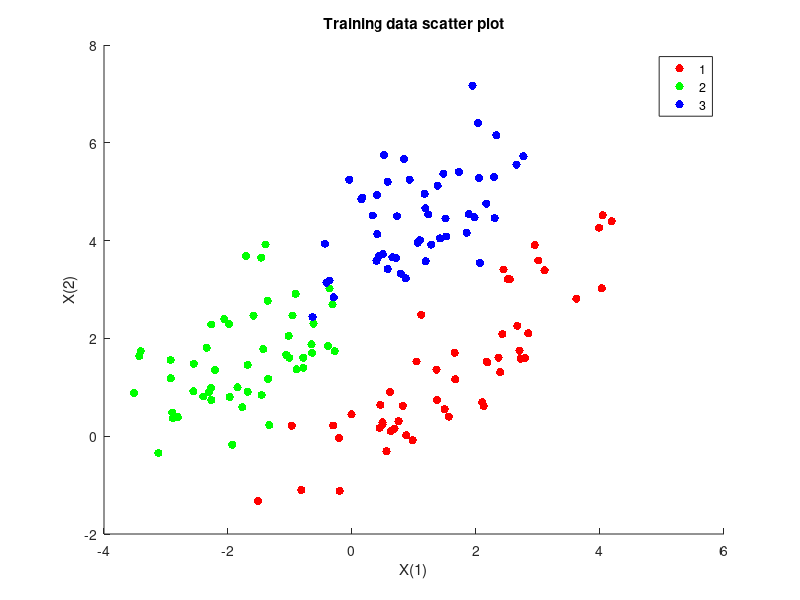
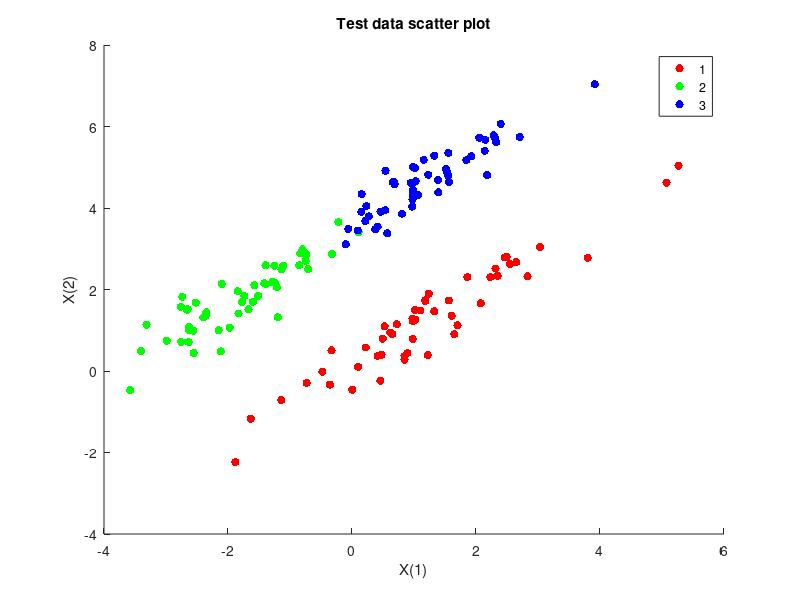

Here is the MATLAB script that generated these plots, in order:
% Lab 4 - AA - Naive Bayes Classifiers

% 2. A simple example
close all;
clear;
load data1.mat

gscatter(xtrain(1,:), xtrain(2,:), ytrain, 'rgb', '...', 18);
title('Training data scatter plot')
xlabel('X(1)')
ylabel('X(2)')

figure;
gscatter(xtest(1,:), xtest(2,:), ytest, 'rgb', '...', 18);
title('Test data scatter plot')
xlabel('X(1)')
ylabel('X(2)')